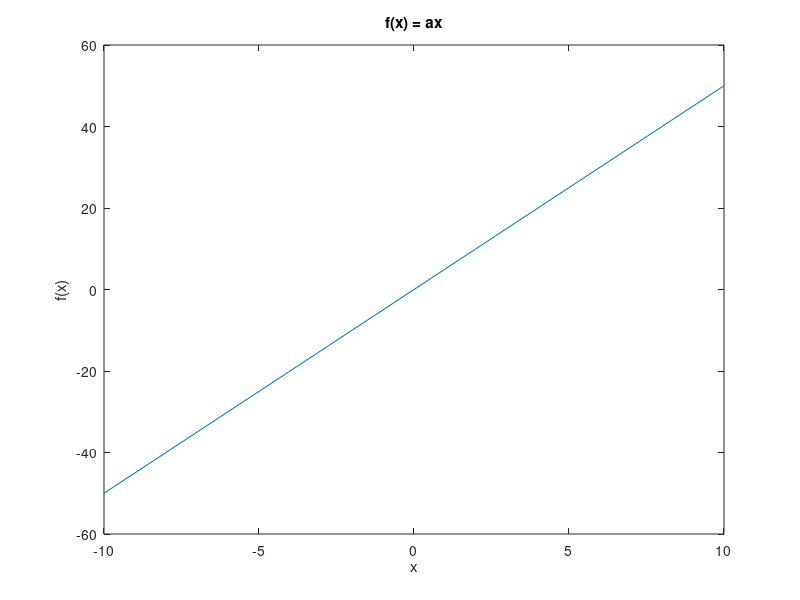

MATLAB code to generate this figure:
% Octave Script
% Title			:Funcion Lineal
% Description		:Script para graficar una funcion de la forma f(x)=ax, f(x)=x+b, f(x)=ax+b
% Author		:Ing Horacio Rosales Velasco (lacho_t) ciberlinux2@gmail.com
% Date			:20210401
% Version		:1
% Usage			:octave> /path/f_lineal
% Notes			:Requiere aplicacion octave usar en consola preferentemente

%      f(x) = ax
%      f(x) = x + b
%      f(x) = ax + b
% si se graficá su comportamiento es lineal
%      ^
%    y |
%      |   /
%      |  /
%      | /
%      |/____________  > x
%
% limpiar variables
 clear
% Ejemplo f(x) = ax
% Pedir el valor para la constante a
 a=input('Inserta valor de constante a: ');
% Rango de -10..10 en i = 1
 x=-10:1:10;
% Valor de la funcion 
 y=a*(x); 
% Dibujar x,y
 plot(x, y);
% Titulo
 title("f(x) = ax");
% Etiqueta para x
 xlabel("x");
% Etiqueta para y
 ylabel("f(x)");

